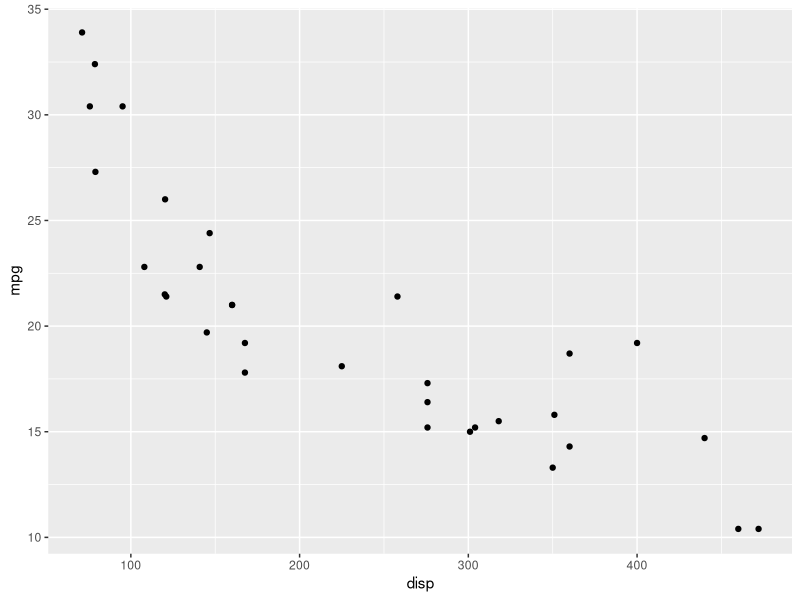
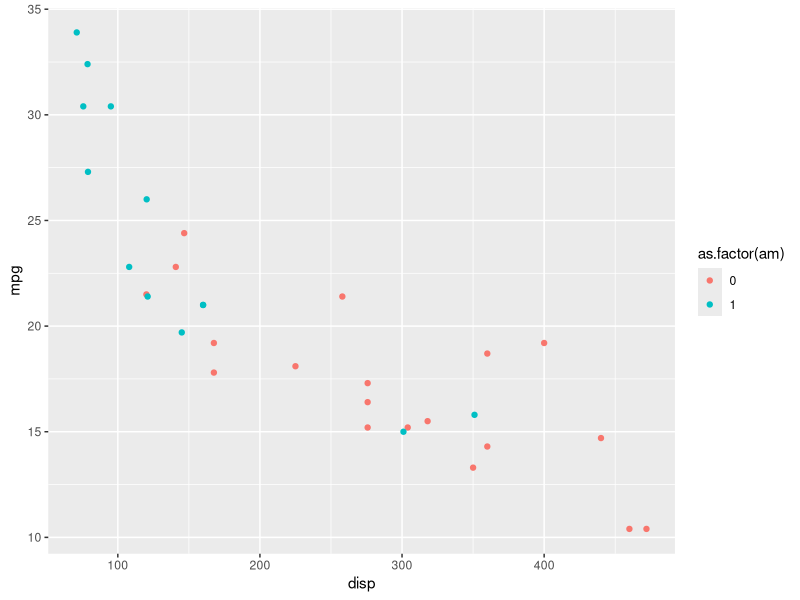
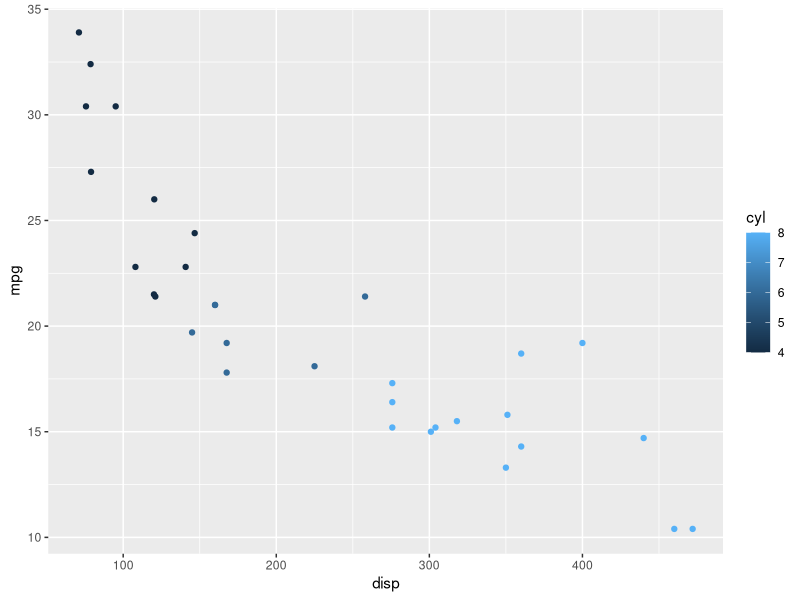
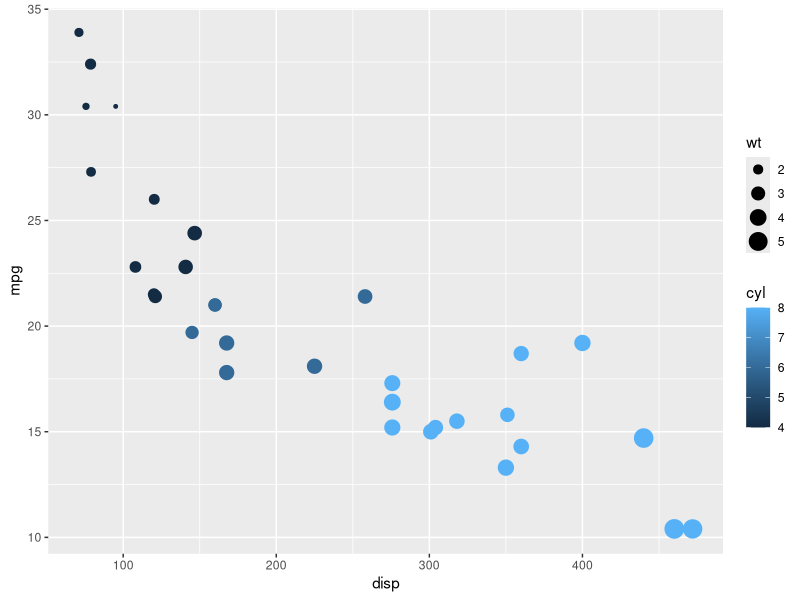
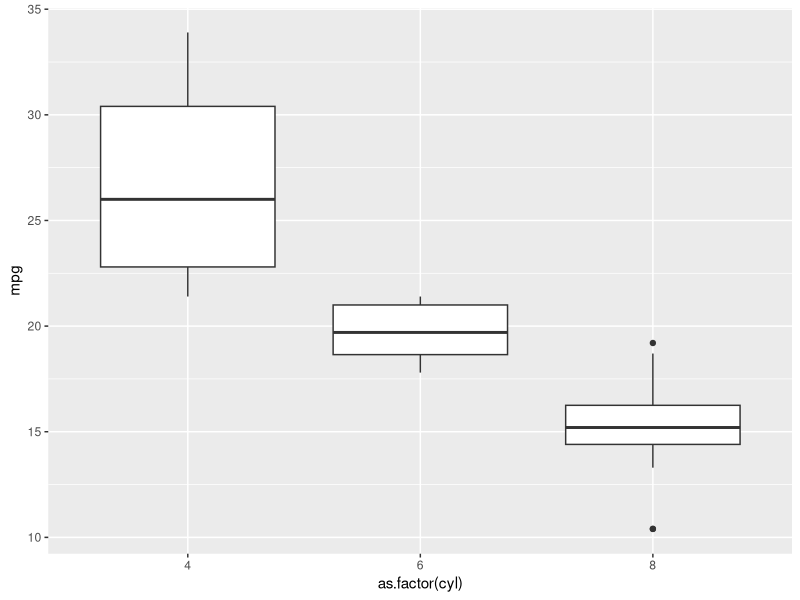
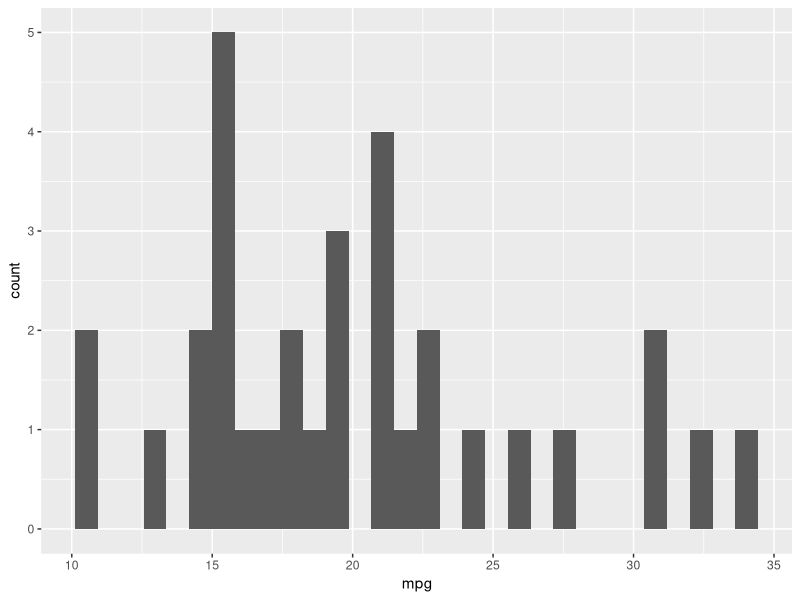
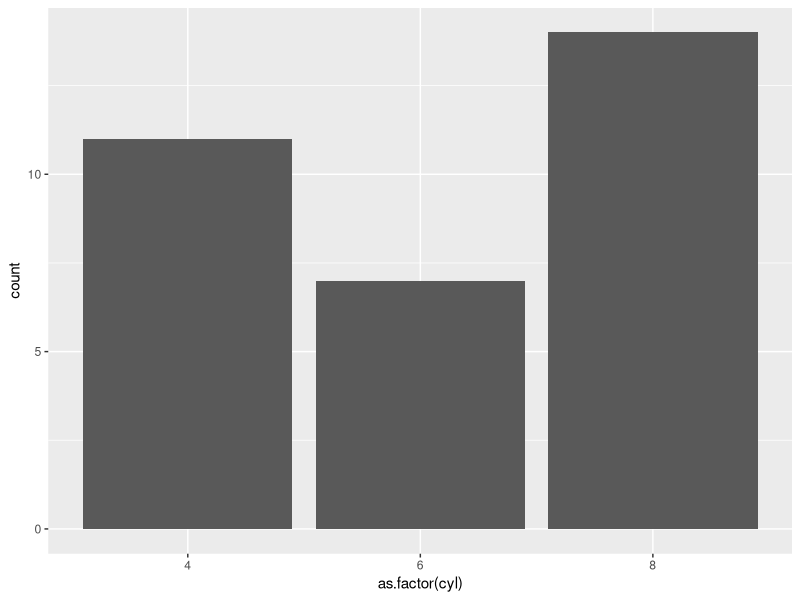
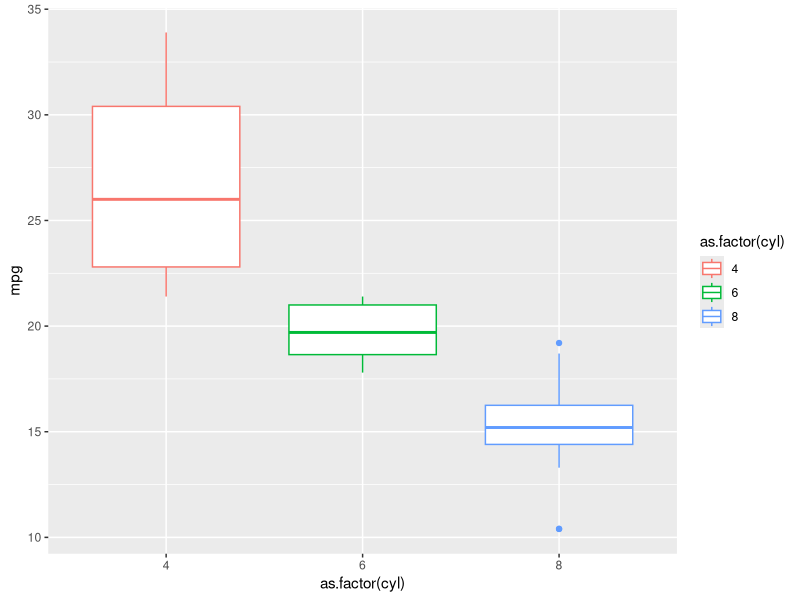

R code for these plots, in order:
## ---- chunk 1
head(mtcars)
## ---- chunk 2
library(ggplot2)
ggplot(data = mtcars, aes(x = disp, y = mpg)) + 
  geom_point()
## ---- chunk 3
ggplot(data = mtcars, aes(x = disp, y = mpg, colour = as.factor(am))) + 
  geom_point()
## ---- chunk 4
ggplot(mtcars, aes(x = disp, y = mpg, colour = cyl)) + 
  geom_point()
## ---- chunk 5
ggplot(mtcars, aes(x = disp, y = mpg, colour = cyl, size = wt)) +
  geom_point()
## ---- chunk 6
ggplot(mtcars, aes(x = as.factor(cyl), y = mpg)) + 
  geom_boxplot()
## ---- chunk 7
ggplot(mtcars, aes(x = mpg)) + 
  geom_histogram()
## ---- chunk 8
ggplot(mtcars, aes(x = as.factor(cyl))) + 
  geom_bar()
## ---- chunk 9
ggplot(mtcars, aes(x = as.factor(cyl), y = mpg, colour = as.factor(cyl))) + 
  geom_boxplot()
## ---- chunk 10
ggplot(mtcars, aes(x = as.factor(cyl), y = mpg, fill = as.factor(cyl))) + geom_boxplot()
## ---- chunk 11
ggplot(mtcars, aes(x = as.factor(cyl), y = mpg)) + 
  geom_boxplot(color = "red", fill = "pink")
## ---- chunk 12
ggplot(mtcars, aes(x = mpg)) + 
  geom_histogram() +
  xlab("Milhas por galão") +
  ylab("Frequência")
## ---- chunk 13
ggplot(mtcars, aes(x = mpg)) + 
  geom_histogram() +
  xlab("Milhas por galão") +
  ylab("Frequência") +
  xlim(c(0, 40)) +
  ylim(c(0,8))
## ---- chunk 14
ggplot(mtcars, aes(x = as.factor(cyl), fill = as.factor(cyl))) + 
  geom_bar() +
  labs(fill = "cyl")
## ---- chunk 15
ggplot(mtcars, aes(x = as.factor(cyl), fill = as.factor(cyl))) + 
  geom_bar() +
  labs(fill = "cyl") +
  theme(legend.position="top")
## ---- chunk 16
ggplot(mtcars, aes(x = as.factor(cyl), fill = as.factor(cyl))) + 
  geom_bar() +
  guides(fill=FALSE)
## ---- chunk 17
ggplot(mtcars, aes(x = mpg, y = disp, colour = as.factor(cyl))) + 
  geom_point() + 
  facet_grid(am~.)
## ---- chunk 18
ggplot(mtcars, aes(x = mpg, y = disp, colour = as.factor(cyl))) +
  geom_point() + 
  facet_grid(.~am)
